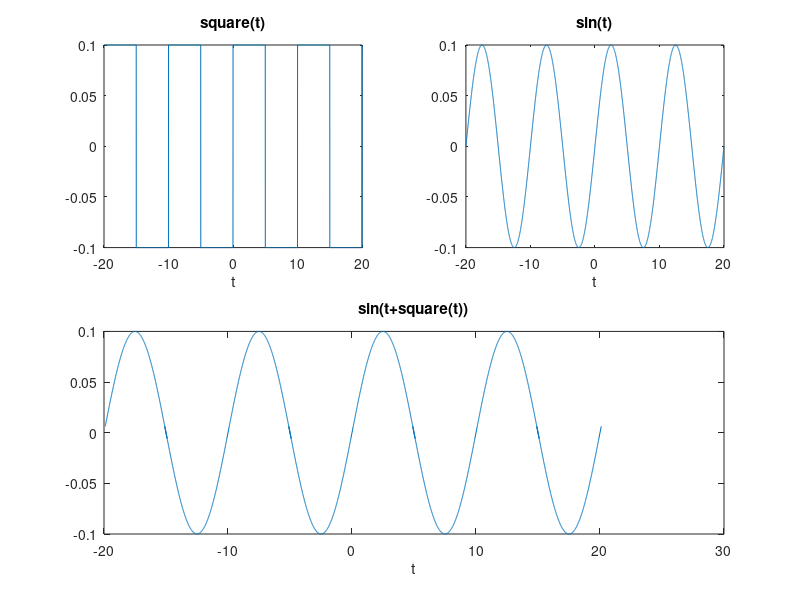

The MATLAB script that drew this image:
close All;



%
% ------------------ PUNTO 3 -----------------------
% requiere instalacion del signal processing toolbox
% nota: entre más pequeña sea la diferencia (step) del tiempo t1, más
% evidente será el tipo de deñal graficada

t1 = -20:0.01:20;

%SEÑAL CUADRADA

A0 = 0.1; %Amplitud cuadrada
F0 = 0.1; %Frecuencia cuadrada
Fase0 = 0; %Fase cuadrada

x = A0*square(2*pi*F0*t1+Fase0);

subplot(2,2,1);
plot(t1,x);
title('square(t)');
xlabel('t');



%SEÑAL SENOIDAL
A1 = 0.1; %Amplitud seno
F1 = 0.1; %Frecuencia seno
Fase1 = 0; %Fase seno


y = A1*sin(2*pi*F1*(t1)+Fase1);

subplot(2,2,2);
plot(t1,y);
title('sin(t)');
xlabel('t');

%Var independiente de SENOIDAL+CUADRADA

tSum = t1+x;

z = A1*sin(2*pi*F1*(t1+x)+Fase1);

subplot(2,2,[3,4]);
plot(tSum,z);
title('sin(t+square(t))');
xlabel('t');






